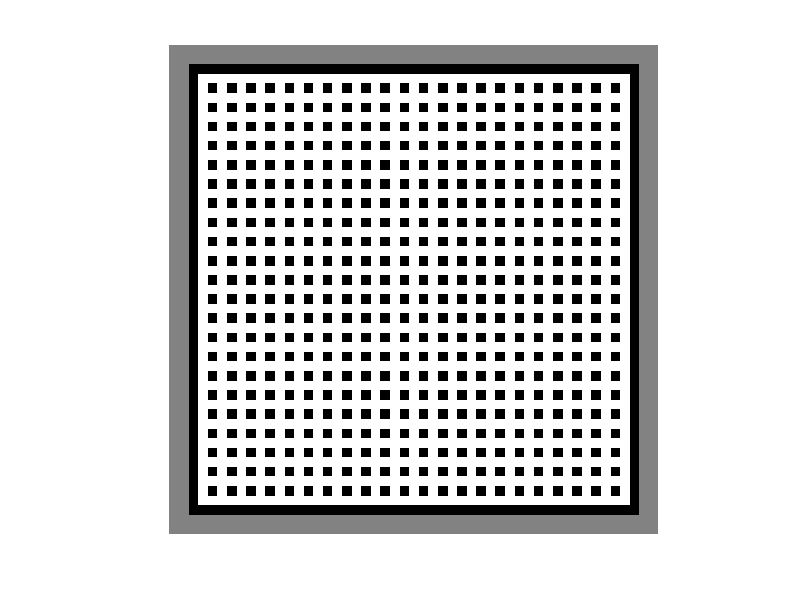

Write MATLAB code to recreate this figure.
clear
clc
clearvars fig
%% recursive backtracking Map generation #2 preperation (evidence of learning)
%{
% RULES: 
% Select a random cell to start.
% Choose a random adjacent cell. Only create a passage if that cell has not been visited yet.
% Repeat the process until there are no more adjacent cells to choose from.
% Start backtracking until you can choose a cell again.
% The algorithm is done when you return to the starting cell.
%}

%% Main Function
% Initialize a template for the backtracking algorithmn to walk through
function [newMapTemplate] = mapTemplate(MAPROW, MAPCOL) 
    newMapTemplate = zeros(MAPROW, MAPCOL);
    % outterWidth represent the size of the surrounding maze. (1
    outterWidth = 3;

    % Mark outside of map as visited, and border it so our algo doesnt go
    % out of bounds.

    for i = 1:MAPROW
        for j = 1:MAPCOL
            % If outside the border, make it already discovered
            if (i < outterWidth || i > MAPROW - outterWidth + 1) || (j < outterWidth || j > MAPCOL - outterWidth + 1)
                newMapTemplate(i, j) = 0.5;
            % If is in range of border, make wall 
            elseif (i == outterWidth || i == MAPROW - outterWidth + 1) || (j == outterWidth || j == MAPCOL - outterWidth + 1)
                newMapTemplate(i, j) = 0;
            % Make all odd part of the map wall, even part a path
            elseif mod(i, 2) == 0 || mod(j, 2) == 0
                newMapTemplate(i, j) = 1;
            end
        end
    end
end

%% Main %%
% Map size
newMapArray = mapTemplate(51, 51);

% Display Final Result
figure;
imshow(newMapArray);

% Save
imwrite(newMapArray, 'backtracking_Template.jpeg');







